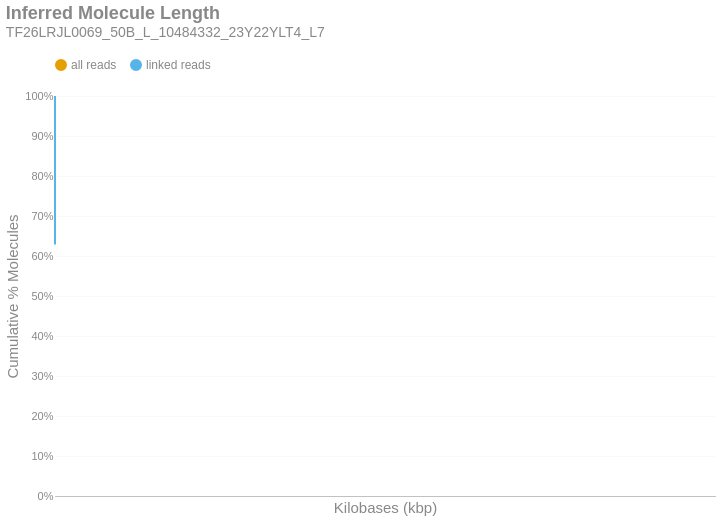

Source (notebook cell):
### Markdown cell above
### Inferred Molecule Length
This is the cumulative frequency distribution of molecule lengths inferred from the first and last alignment positions along a contig for all alignments associated with a single linked-read barcode on a given contig.There are two distributions: one with `all` the alignments (yellow) and another with only `linked reads` (blue). The percent of molecules in the `linked reads` distribution is relative to the total number of linked molecules.

### Code cell
if SKIPLR:
    print_html(f"Skipped")
else:
    binned_df = consolidated_hist(valids['length_inferred']/1000, mask, 10, True)
    binned_df = binned_df.with_columns(
        pl.when(pl.col('bin').cast(pl.Utf8) == '0').then(pl.lit('1')).otherwise(pl.col('bin').cast(pl.Utf8)).alias('bin')
    )
    with SafeRender(binned_df):
        (
            density_plot(binned_df, 'Inferred Molecule Length', samplename, 'inferredlen')
            .transform_calculate(bin_kb='datum.bin / 1000')
            .encode(
                x=alt.X('bin_kb:Q', title="Kilobases (kbp)").scale(type='log', padding=0).axis(labelAngle=-40),
                y=alt.Y('value:Q', title='Cumulative % Molecules')
                    .axis(format='%')
                    .stack(False)
                    .scale(domainMin=0, domainMax=1,padding=0),
                color=alt.Color("key:N").scale(domain = ["all reads", "linked reads"]),
                tooltip = [
                    alt.Tooltip("key:N", title = "Data Type"),
                    alt.Tooltip("range_label:N", title="Kilobases"),
                    alt.Tooltip("value:Q", format = ".2%", title="% Molecules (Cum.)")
                ]
            )
        ).display()

### Figure 1 — Vega-Lite specification as saved in the notebook (floating-point values rounded to 4 significant figures)
{"width": "container", "height": 400, "config": {"title": {"anchor": "start", "dy": -15, "fontSize": 18, "color": "#888888", "subtitleColor": "#888888", "subtitleFontSize": 14}, "arc": {"fill": "#0072B2"}, "axis": {"domainColor": "#888888", "domainWidth": 0.5, "gridWidth": 0.2, "grid": false, "titleFontWeight": 400, "titleFontSize": 15, "labelFontSize": 11, "labelColor": "#888888", "tickColor": "#888888", "tickWidth": 0.2, "titleColor": "#888888"}, "axisBand": {"grid": false}, "axisX": {"grid": true, "tickSize": 10, "domainCap": "round"}, "axisY": {"domain": false, "grid": true, "tickSize": 0, "domainCap": "round"}, "background": "transparent", "header": {"labelFontSize": 15, "labelColor": "#888888", "titleFontSize": 15, "titleFontWeight": 600, "titleColor": "#888888"}, "legend": {"labelFont": "sans-serif", "labelFontSize": 12, "labelColor": "#888888", "symbolSize": 100, "symbolType": "circle", "titleFontSize": 12, "titlePadding": 10, "titleColor": "#888888", "title": null, "orient": "top"}, "range": {"category": ["#E69F00", "#56B4E9", "#009E73", "#F0E442", "#0072B2", "#D55E00", "#CC79A7", "#000000"], "diverging": ["#cfe8f3", "#a2d4ec", "#73bfe2", "#46abdb", "#1696d2", "#12719e"]}, "area": {"fill": "#0072B2", "fillOpacity": 0.7, "line": true, "strokeOpacity": 0.7}, "line": {"color": "#0072B2", "stroke": "#0072B2", "strokeWidth": 2}, "trail": {"color": "#0072B2", "stroke": "#0072B2", "strokeWidth": 0, "size": 1}, "point": {"filled": true, "fillOpacity": 1.0, "size": 95}, "text": {"color": "#888888", "fontSize": 11, "align": "right", "fontWeight": 400, "size": 11}, "bar": {"fill": "#0072B2", "stroke": null}, "view": {"stroke": null, "continuousWidth": 660, "continuousHeight": 400}}, "data": {"name": "data-27f3fd5d08ce5976aa4e64236f761e5a"}, "mark": {"type": "line", "interpolate": "monotone", "point": {"opacity": 0, "size": 275}}, "encoding": {"color": {"field": "key", "scale": {"domain": ["all reads", "linked reads"]}, "type": "nominal"}, "tooltip": [{"field": "key", "title": "Data Type", "type": "nominal"}, {"field": "range_label", "title": "Kilobases", "type": "nominal"}, {"field": "value", "format": ".2%", "title": "% Molecules (Cum.)", "type": "quantitative"}], "x": {"axis": {"labelAngle": -40}, "field": "bin_kb", "scale": {"type": "log", "padding": 0}, "title": "Kilobases (kbp)", "type": "quantitative"}, "y": {"axis": {"format": "%"}, "field": "value", "scale": {"domainMin": 0, "domainMax": 1, "padding": 0}, "stack": false, "title": "Cumulative % Molecules", "type": "quantitative"}}, "params": [{"name": "param_c36ac31b6afebe62", "select": {"type": "point", "fields": ["key"]}, "bind": "legend"}], "title": {"text": "Inferred Molecule Length", "subtitle": "TF26LRJL0069_50B_L_10484332_23Y22YLT4_L7"}, "transform": [{"fold": ["all reads (cumsum)", "linked reads (cumsum)"]}, {"calculate": "replace(datum.key, ' (cumsum)', '')", "as": "key"}, {"filter": {"param": "param_c36ac31b6afebe62"}}, {"calculate": "datum.bin / 1000", "as": "bin_kb"}], "usermeta": {"embedOptions": {"downloadFileName": "TF26LRJL0069_50B_L_10484332_23Y22YLT4_L7.inferredlen"}}, "$schema": "https://vega.github.io/schema/vega-lite/v6.4.1.json", "datasets": {"data-27f3fd5d08ce5976aa4e64236f761e5a": [{"bin": "0.0", "interval": "0.0-10.0", "all reads": 0.8777, "linked reads": 0.6284, "all reads (cumsum)": 0.8777, "linked reads (cumsum)": 0.6284, "range_label": "0-9"}, {"bin": "10.0", "interval": "10.0-20.0", "all reads": 0.06908, "linked reads": 0.2092, "all reads (cumsum)": 0.9468, "linked reads (cumsum)": 0.8376, "range_label": "10-19"}, {"bin": "20.0", "interval": "20.0-30.0", "all reads": 0.03037, "linked reads": 0.09256, "all reads (cumsum)": 0.9772, "linked reads (cumsum)": 0.9302, "range_label": "20-29"}, {"bin": "30.0", "interval": "30.0-40.0", "all reads": 0.01329, "linked reads": 0.04058, "all reads (cumsum)": 0.9905, "linked reads (cumsum)": 0.9708, "range_label": "30-39"}, {"bin": "40.0", "interval": "40.0-50.0", "all reads": 0.006122, "linked reads": 0.01862, "all reads (cumsum)": 0.9966, "linked reads (cumsum)": 0.9894, "range_label": "40-49"}, {"bin": "50.0", "interval": "50.0-60.0", "all reads": 0.002182, "linked reads": 0.0068, "all reads (cumsum)": 0.9988, "linked reads (cumsum)": 0.9962, "range_label": "50-59"}, {"bin": "60.0", "interval": "60.0-70.0", "all reads": 0.0007712, "linked reads": 0.002408, "all reads (cumsum)": 0.9995, "linked reads (cumsum)": 0.9986, "range_label": "60-69"}, {"bin": "70.0", "interval": "70.0-80.0", "all reads": 0.0002898, "linked reads": 0.0009069, "all reads (cumsum)": 0.9998, "linked reads (cumsum)": 0.9995, "range_label": "70-79"}, {"bin": "80.0", "interval": "80.0-90.0", "all reads": 0.0001029, "linked reads": 0.0003219, "all reads (cumsum)": 0.9999, "linked reads (cumsum)": 0.9998, "range_label": "80-89"}, {"bin": "90.0", "interval": "90.0-100.0", "all reads": 3.637e-05, "linked reads": 0.0001138, "all reads (cumsum)": 1.0, "linked reads (cumsum)": 0.9999, "range_label": "90-99"}, {"bin": "100.0", "interval": "100.0-110.0", "all reads": 1.591e-05, "linked reads": 4.979e-05, "all reads (cumsum)": 1.0, "linked reads (cumsum)": 1.0, "range_label": "100-109"}, {"bin": "110.0", "interval": "110.0-120.0", "all reads": 2.841e-06, "linked reads": 8.891e-06, "all reads (cumsum)": 1.0, "linked reads (cumsum)": 1.0, "range_label": "110-119"}, {"bin": "120.0", "interval": "120.0-130.0", "all reads": 1.705e-06, "linked reads": 5.335e-06, "all reads (cumsum)": 1.0, "linked reads (cumsum)": 1.0, "range_label": "120-129"}, {"bin": "130.0", "interval": "130.0-140.0", "all reads": 5.683e-07, "linked reads": 1.778e-06, "all reads (cumsum)": 1.0, "linked reads (cumsum)": 1.0, "range_label": "130-139"}]}}
